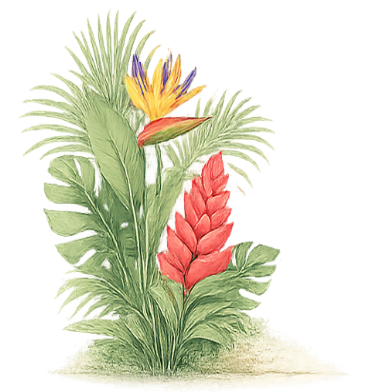
#> input picture English.png, 370 x 392 px
$ python build_flowers_from_pngs.py
#> lines starting #> are read from the running program, lines starting #| are printed output that depends on the picture
#> in process, im is the input picture: PIL image 370x392 RGBA; mean R, G, B, A 224.9, 223.3, 204.7, 255
from __future__ import annotations
from pathlib import Path
from PIL import Image, ImageOps

EN_SRC = Path("English.png")
ES_SRC = Path("Spanish.png")
OUTDIR = Path("assets")
OUTDIR.mkdir(parents=True, exist_ok=True)

# Target size: subtle on the page (tweak if you want)
TARGET_H = 560

# How aggressively to remove white background (higher = removes more)
WHITE_CUTOFF = 247

def white_to_transparent(im: Image.Image, cutoff: int = WHITE_CUTOFF) -> Image.Image:
#> called with cutoff = 247
    im = im.convert("RGBA")
    px = im.getdata()
    out = []
    for r, g, b, a in px:
        if r >= cutoff and g >= cutoff and b >= cutoff:
            out.append((r, g, b, 0))
        else:
            # soften very light pixels for watercolor edges
            lum = (r + g + b) // 3
            if lum > 230:
                alpha = max(0, min(255, 255 - (lum - 230) * 6))
                out.append((r, g, b, alpha))
            else:
                out.append((r, g, b, 255))
#> after the loop, out = 145040 items
    out_im = Image.new("RGBA", im.size)
#> out_im: PIL image 370x392 RGBA; every value is 0
    out_im.putdata(out)
    return out_im

def trim(im: Image.Image) -> Image.Image:
    bbox = im.getbbox()
#> bbox = (19, 9, 349, 391)
    return im.crop(bbox) if bbox else im
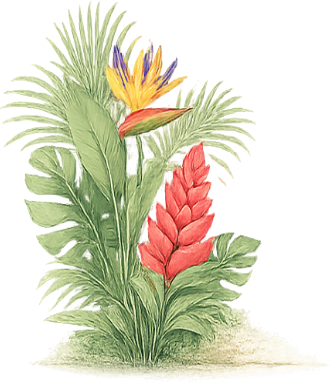
#> returned value: PIL image 330x382 RGBA; mean R, G, B, A 220.4, 218.6, 197.1, 125.5; transparent parts drawn white

def resize_to_height(im: Image.Image, h: int) -> Image.Image:
#> called with h = 560
    w0, h0 = im.size
#> w0 = 330; h0 = 382
    if h0 == 0:
        return im
    w = max(1, round(w0 * (h / h0)))
#> w = 484
    return im.resize((w, h), Image.Resampling.LANCZOS)
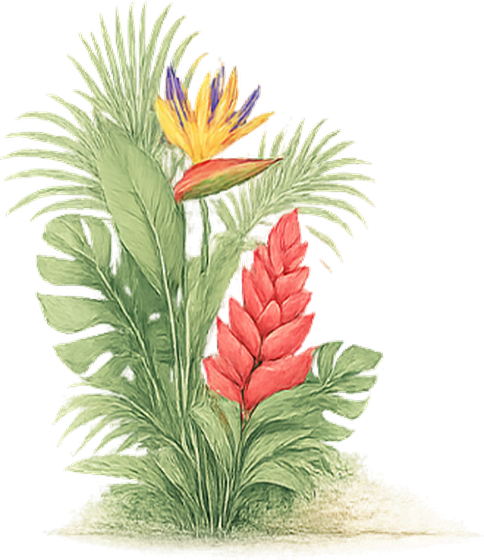
#> returned value: PIL image 484x560 RGBA; mean R, G, B, A 106.4, 104.5, 82.6, 125.6; transparent parts drawn white

def process(src: Path) -> Image.Image:
    if not src.exists():
        raise SystemExit(f"Missing {src} (expected in repo root).")
    im = Image.open(src)
    im = white_to_transparent(im)
    im = trim(im)
    im = resize_to_height(im, TARGET_H)
    return im

en = process(EN_SRC)
es = process(ES_SRC)
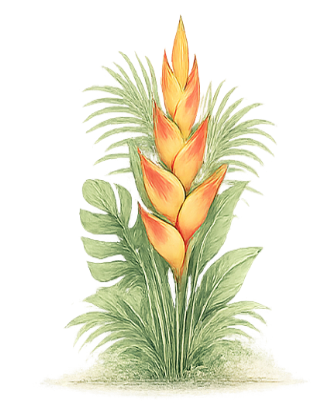
#> input picture Spanish.png, 335 x 411 px
#> in process, im is the input picture: PIL image 335x411 RGBA; mean R, G, B, A 233.5, 232.1, 213.3, 255
#> in white_to_transparent (call 2), `out_im = Image.new("RGBA", im.size)`: out_im: PIL image 335x411 RGBA; every value is 0
#> in trim (call 2), `bbox = im.getbbox()`: bbox = (40, 14, 308, 399)
#> in trim (call 2), `return im.crop(bbox) if bbox else im`:
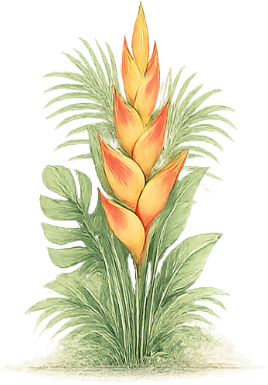
#> returned value: PIL image 268x385 RGBA; mean R, G, B, A 226.3, 224.4, 199.4, 120.9; transparent parts drawn white
#> call 2 of resize_to_height, with h = 560
#> in resize_to_height (call 2), `return im.resize((w, h), Image.Resampling.LANCZOS)`:
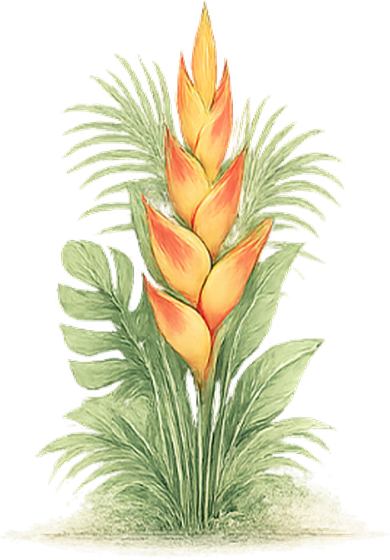
#> returned value: PIL image 390x560 RGBA; mean R, G, B, A 107.6, 105.8, 80.1, 121; transparent parts drawn white

# Left/right variants (right = mirrored)
en_left  = en
en_right = ImageOps.mirror(en)
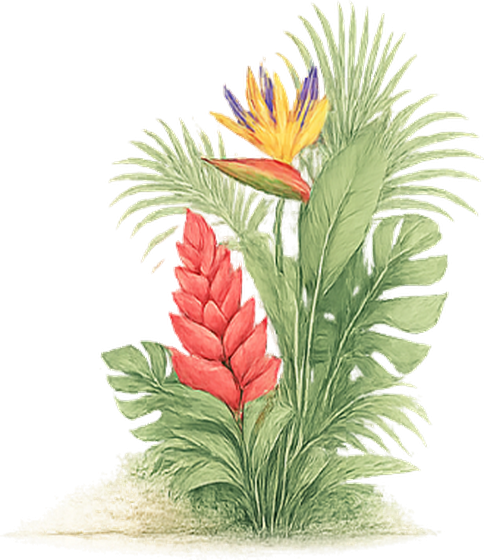
#> en_right: PIL image 484x560 RGBA; mean R, G, B, A 106.4, 104.5, 82.6, 125.6; transparent parts drawn white
es_left  = es
es_right = ImageOps.mirror(es)
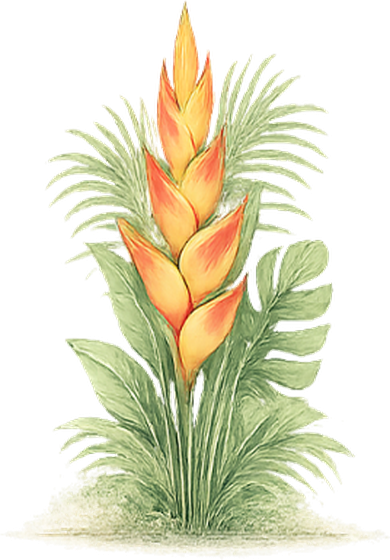
#> es_right: PIL image 390x560 RGBA; mean R, G, B, A 107.6, 105.8, 80.1, 121; transparent parts drawn white

(en_left).save(OUTDIR / "flower-en-left.png",  optimize=True)
(en_right).save(OUTDIR / "flower-en-right.png", optimize=True)
(es_left).save(OUTDIR / "flower-es-left.png",  optimize=True)
(es_right).save(OUTDIR / "flower-es-right.png", optimize=True)

print("OK: wrote assets/flower-en-left.png, assets/flower-en-right.png, assets/flower-es-left.png, assets/flower-es-right.png")
print("Sizes:",
      "en_left", en_left.size,
      "en_right", en_right.size,
      "es_left", es_left.size,
      "es_right", es_right.size)
#| Sizes: en_left (484, 560) en_right (484, 560) es_left (390, 560) es_right (390, 560)
